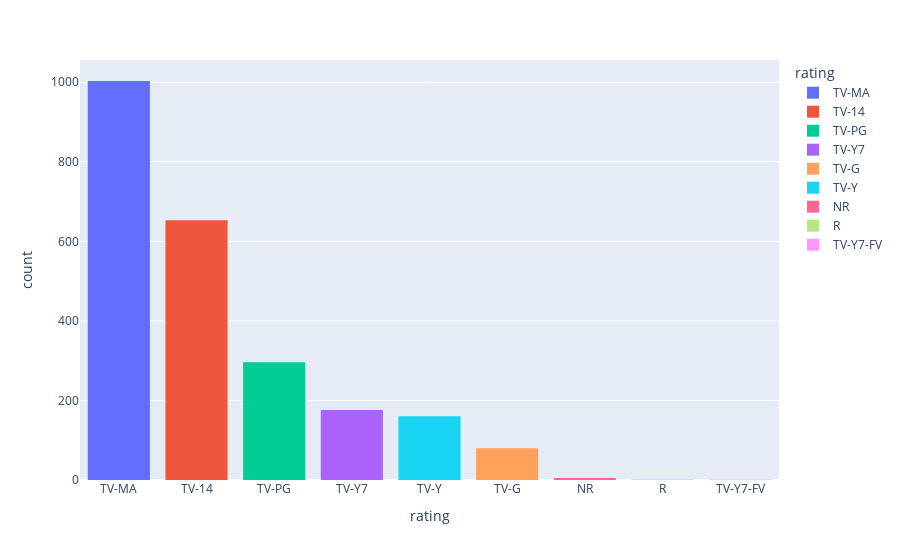

Source (notebook cell):
### Code cell
#sort by descending order, top ratings for TV Shows
px.histogram(tv, x= 'rating', color = 'rating').update_xaxes(categoryorder = 'total descending')

### Figure 1 — Plotly figure (JSON) as saved in the notebook; plotly's stock layout.template omitted (floating-point values rounded to 4 significant figures; data arrays with more than 128 entries replaced by an {"elided": "..."} marker saying what was removed)
{"data": [{"alignmentgroup": "True", "bingroup": "x", "hovertemplate": "rating=%{x}<br>count=%{y}<extra></extra>", "legendgroup": "TV-MA", "marker": {"color": "#636efa", "pattern": {"shape": ""}}, "name": "TV-MA", "offsetgroup": "TV-MA", "orientation": "v", "showlegend": true, "type": "histogram", "x": {"elided": "1003 str values"}, "xaxis": "x", "yaxis": "y"}, {"alignmentgroup": "True", "bingroup": "x", "hovertemplate": "rating=%{x}<br>count=%{y}<extra></extra>", "legendgroup": "TV-14", "marker": {"color": "#EF553B", "pattern": {"shape": ""}}, "name": "TV-14", "offsetgroup": "TV-14", "orientation": "v", "showlegend": true, "type": "histogram", "x": {"elided": "653 str values"}, "xaxis": "x", "yaxis": "y"}, {"alignmentgroup": "True", "bingroup": "x", "hovertemplate": "rating=%{x}<br>count=%{y}<extra></extra>", "legendgroup": "TV-PG", "marker": {"color": "#00cc96", "pattern": {"shape": ""}}, "name": "TV-PG", "offsetgroup": "TV-PG", "orientation": "v", "showlegend": true, "type": "histogram", "x": {"elided": "296 str values"}, "xaxis": "x", "yaxis": "y"}, {"alignmentgroup": "True", "bingroup": "x", "hovertemplate": "rating=%{x}<br>count=%{y}<extra></extra>", "legendgroup": "TV-Y7", "marker": {"color": "#ab63fa", "pattern": {"shape": ""}}, "name": "TV-Y7", "offsetgroup": "TV-Y7", "orientation": "v", "showlegend": true, "type": "histogram", "x": {"elided": "176 str values"}, "xaxis": "x", "yaxis": "y"}, {"alignmentgroup": "True", "bingroup": "x", "hovertemplate": "rating=%{x}<br>count=%{y}<extra></extra>", "legendgroup": "TV-G", "marker": {"color": "#FFA15A", "pattern": {"shape": ""}}, "name": "TV-G", "offsetgroup": "TV-G", "orientation": "v", "showlegend": true, "type": "histogram", "x": ["TV-G", "TV-G", "TV-G", "TV-G", "TV-G", "TV-G", "TV-G", "TV-G", "TV-G", "TV-G", "TV-G", "TV-G", "TV-G", "TV-G", "TV-G", "TV-G", "TV-G", "TV-G", "TV-G", "TV-G", "TV-G", "TV-G", "TV-G", "TV-G", "TV-G", "TV-G", "TV-G", "TV-G", "TV-G", "TV-G", "TV-G", "TV-G", "TV-G", "TV-G", "TV-G", "TV-G", "TV-G", "TV-G", "TV-G", "TV-G", "TV-G", "TV-G", "TV-G", "TV-G", "TV-G", "TV-G", "TV-G", "TV-G", "TV-G", "TV-G", "TV-G", "TV-G", "TV-G", "TV-G", "TV-G", "TV-G", "TV-G", "TV-G", "TV-G", "TV-G", "TV-G", "TV-G", "TV-G", "TV-G", "TV-G", "TV-G", "TV-G", "TV-G", "TV-G", "TV-G", "TV-G", "TV-G", "TV-G", "TV-G", "TV-G", "TV-G", "TV-G", "TV-G", "TV-G", "TV-G"], "xaxis": "x", "yaxis": "y"}, {"alignmentgroup": "True", "bingroup": "x", "hovertemplate": "rating=%{x}<br>count=%{y}<extra></extra>", "legendgroup": "TV-Y", "marker": {"color": "#19d3f3", "pattern": {"shape": ""}}, "name": "TV-Y", "offsetgroup": "TV-Y", "orientation": "v", "showlegend": true, "type": "histogram", "x": {"elided": "160 str values"}, "xaxis": "x", "yaxis": "y"}, {"alignmentgroup": "True", "bingroup": "x", "hovertemplate": "rating=%{x}<br>count=%{y}<extra></extra>", "legendgroup": "NR", "marker": {"color": "#FF6692", "pattern": {"shape": ""}}, "name": "NR", "offsetgroup": "NR", "orientation": "v", "showlegend": true, "type": "histogram", "x": ["NR", "NR", "NR", "NR", "NR"], "xaxis": "x", "yaxis": "y"}, {"alignmentgroup": "True", "bingroup": "x", "hovertemplate": "rating=%{x}<br>count=%{y}<extra></extra>", "legendgroup": "R", "marker": {"color": "#B6E880", "pattern": {"shape": ""}}, "name": "R", "offsetgroup": "R", "orientation": "v", "showlegend": true, "type": "histogram", "x": ["R", "R"], "xaxis": "x", "yaxis": "y"}, {"alignmentgroup": "True", "bingroup": "x", "hovertemplate": "rating=%{x}<br>count=%{y}<extra></extra>", "legendgroup": "TV-Y7-FV", "marker": {"color": "#FF97FF", "pattern": {"shape": ""}}, "name": "TV-Y7-FV", "offsetgroup": "TV-Y7-FV", "orientation": "v", "showlegend": true, "type": "histogram", "x": ["TV-Y7-FV"], "xaxis": "x", "yaxis": "y"}], "layout": {"barmode": "relative", "legend": {"title": {"text": "rating"}, "tracegroupgap": 0}, "margin": {"t": 60}, "xaxis": {"anchor": "y", "categoryarray": ["TV-MA", "TV-14", "TV-PG", "TV-Y7", "TV-G", "TV-Y", "NR", "R", "TV-Y7-FV"], "categoryorder": "total descending", "domain": [0, 1], "title": {"text": "rating"}}, "yaxis": {"anchor": "x", "domain": [0, 1], "title": {"text": "count"}}}}
